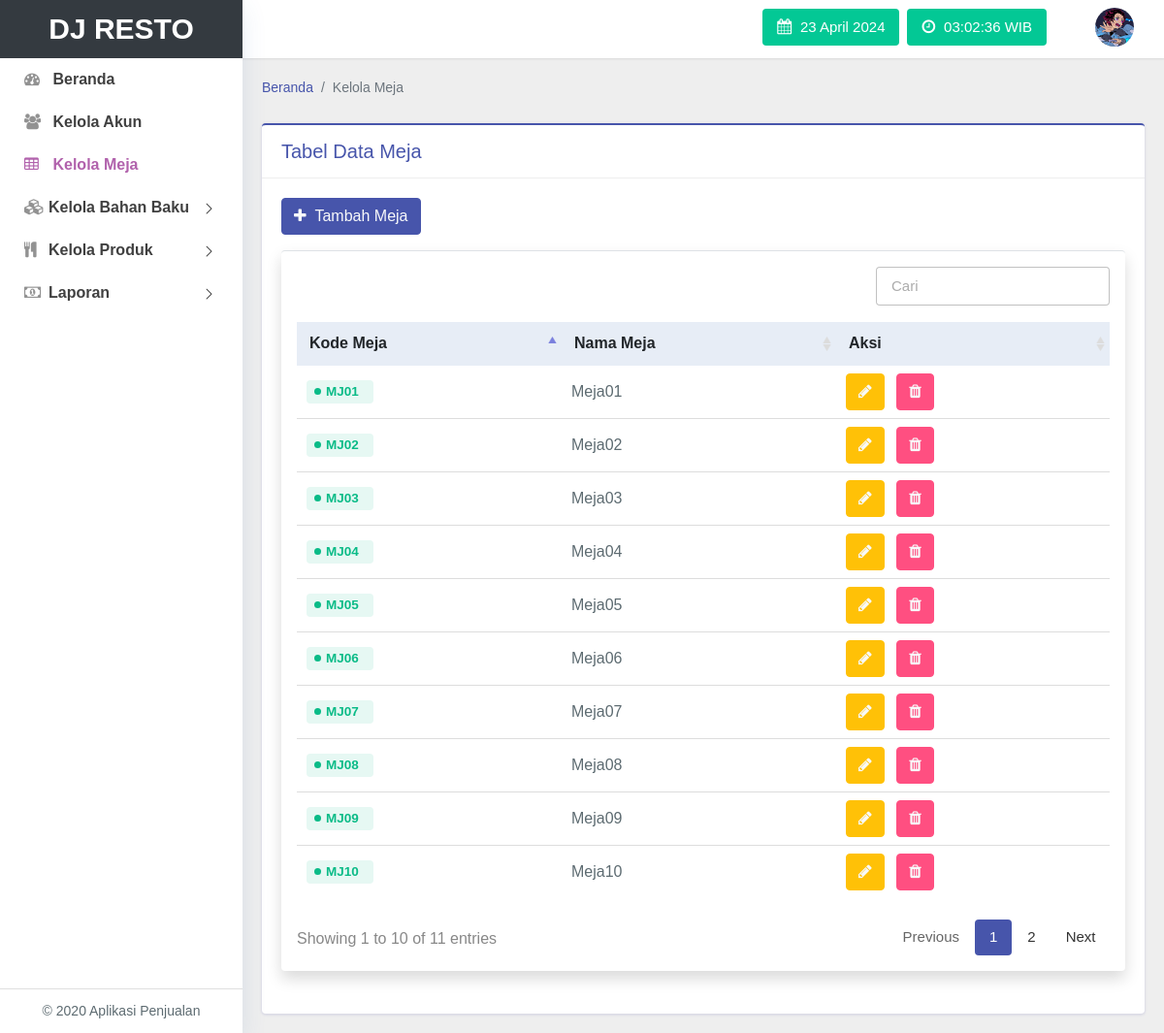
/data_meja.php (signed in), run on the app's committed database.
### tables this page shows
CREATE TABLE `t_user` (
  `kd_user` smallint(2) NOT NULL,
  `no_ktp` varchar(16) DEFAULT NULL,
  `nama` varchar(50) DEFAULT NULL,
  `jk` varchar(10) DEFAULT NULL,
  `agama` varchar(10) DEFAULT NULL,
  `tempat_lahir` varchar(50) DEFAULT NULL,
  `tgl_lahir` date DEFAULT NULL,
  `alamat` text DEFAULT NULL,
  `no_hp` varchar(12) DEFAULT NULL,
  `email` varchar(50) DEFAULT NULL,
  `username` varchar(8) DEFAULT NULL,
  `password` varchar(255) DEFAULT NULL,
  `level` smallint(1) DEFAULT NULL,
  `file` varchar(255) DEFAULT 'defaultuser.png'
);

CREATE TABLE `t_meja` (
  `kd_meja` varchar(4) NOT NULL,
  `nama_meja` varchar(10) DEFAULT NULL,
  `status_meja` smallint(1) DEFAULT NULL,
  `kd_transaksi` varchar(6) DEFAULT NULL
);

### lib/lib.php (called while the page is built, shortened)
<?php
	function base_url() {
		return "http://localhost:8080/RM_DJResto";
	}
?>

### views/v_meja.php (the view, shortened to what this page needs)
<!DOCTYPE html>
<html lang="en">
<head>
	<link rel="stylesheet" type="text/css" href="<?php echo base_url()?>/media/css/style-liberty.css">
	<link rel="stylesheet" type="text/css" href="<?php echo base_url()?>/media/sweetalert2-9.10.12/dist/sweetalert2.css">
	<link rel="stylesheet" type="text/css" href="<?php echo base_url()?>/media/css/font-google.css">
</head>
<body>
	<section>
		<div class="sidebar-menu sticky-sidebar-menu">
			<div class="logo">
				<h1><a href="index.php">DJ Resto</a></h1>
			</div>
			<div class="sidebar-menu-inner">
				<ul class="nav nav-pills nav-stacked custom-nav">
					<li><a href="index.php"><i class="fa fa-tachometer"></i><span> Beranda</span></a></li>
					<li><a href="data_akun.php"><i class="fa fa-users"></i> <span>Kelola Akun</span></a></li>
					<li class="active"><a href="data_meja.php"><i class="fa fa-table"></i> <span>Kelola Meja</span></a></li>
					<li class="menu-list">
						<a href="#"><i class="fa fa-cubes"></i><span>Kelola Bahan Baku <i class="lnr lnr-chevron-right"></i></span></a>
					</li>
					<li class="menu-list">
						<a href="#"><i class="fa fa-cutlery"></i><span>Kelola Produk <i class="lnr lnr-chevron-right"></i></span></a>
					</li>
					<li class="menu-list">
						<a href="#"><i class="fa fa-money"></i><span>Laporan <i class="lnr lnr-chevron-right"></i></span></a>
					</li>
				</ul>
				<div class="footer-enhanced text-center">
					<p>© 2020 Aplikasi Penjualan</p>
				</div>
			</div>
		</div>
		<div class="header sticky-header">
			<div class="menu-right">
				<div class="navbar user-panel-top">
					<div class="clock-logo">
						<i class="fa fa-calendar"></i>&nbsp;
						<span>
							<?php
								function tgl_indo($tanggal) {
									$bulan = array(
										1 => 'Januari', 'Februari', 'Maret', 'April', 'Mei', 'Juni', 'Juli', 'Agustus', 'September', 'Oktober', 'November', 'Desember'
									);
									$pecahkan = explode('-', $tanggal);
									return $pecahkan[2] . ' ' . $bulan[(int)$pecahkan[1]] . ' ' . $pecahkan[0];
								}
								echo tgl_indo(date('Y-m-d'));
							?>
						</span>
					</div>
					<div class="clock-logo ml-2">
						<i class="fa fa-clock-o"></i>&nbsp;
						<span class="jam"></span><span> WIB</span>
					</div>
					<div class="user-dropdown-details d-flex">
						<div class="profile_details">
							<ul>
								<li class="dropdown profile_details_drop">
									<?php $user = mysqli_fetch_object($data1); ?>
									<a href="#" class="dropdown-toggle" data-toggle="dropdown" id="dropdownMenu1" aria-haspopup="true" aria-expanded="false">
										<div class="profile_img">
											<img src="<?php echo base_url()?>/media/img/<?php echo $user->file?>" class="rounded-circle" alt="">
										</div>
									</a>
								</li>
							</ul>
						</div>
					</div>
				</div>
			</div>
		</div>
		<div class="main-content">
			<div class="container-fluid content-top-gap">
				<nav aria-label="breadcrumb">
					<ol class="breadcrumb my-breadcrumb">
						<li class="breadcrumb-item"><a href="index.php">Beranda</a></li>
						<li class="breadcrumb-item active" aria-current="page">Kelola Meja</li>
					</ol>
				</nav>
				<div class="accordions pt-3">
					<div class="row">
						<div class="col-lg-12">
							<div class="card card_border border-primary-top">
								<div class="card-header chart-grid__header">
									Tabel Data Meja
								</div>
								<div class="card-body">
									<a href="tambah_meja.php" class="btn btn-primary text-light mb-3"><i class="fa fa-plus"></i>&nbsp;&nbsp;Tambah Meja</a>
									<div class="card card_border border-top shadow p-3 mb-4">
										<div class="table-responsive">
											<table id="table_dataMeja" class="display" style="width: 100%;">
												<thead>
													<tr>
														<th>Kode Meja</th>
														<th>Nama Meja</th>
														<th>Aksi</th>
													</tr>
												</thead>
												<tbody>
													<?php while($meja = mysqli_fetch_object($data2)) { ?>
														<tr>
															<td><span class="badge badge-success"><?php echo $meja->kd_meja?></span></td>
															<td><?php echo $meja->nama_meja?></td>
															<td>
																<a href="ubah_meja.php?kd_meja=<?php echo $meja->kd_meja?>" class="btn btn-warning text-light mr-2"><i class="fa fa-pencil"></i></a>
																<a href="hapus_meja.php?kd_meja=<?php echo $meja->kd_meja?>" class="btn btn-danger text-light btnHapus" data-nama="<?php echo $meja->nama_meja?>"><i class="fa fa-trash"></i></a>
															</td>
														</tr>
													<?php } ?>
												</tbody>
											</table>
										</div>
									</div>
								</div>
							</div>
						</div>
					</div>
				</div>
			</div>
		</div>
	</section>
</body>
</html>

### data on the page
t_user: file (picture)
t_meja: kd_meja "MJ01", nama_meja "Meja01"
t_meja: kd_meja "MJ02", nama_meja "Meja02"
t_meja: kd_meja "MJ03", nama_meja "Meja03"
t_meja: kd_meja "MJ04", nama_meja "Meja04"
t_meja: kd_meja "MJ05", nama_meja "Meja05"
t_meja: kd_meja "MJ06", nama_meja "Meja06"
t_meja: kd_meja "MJ07", nama_meja "Meja07"
t_meja: kd_meja "MJ08", nama_meja "Meja08"
t_meja: kd_meja "MJ09", nama_meja "Meja09"
t_meja: kd_meja "MJ10", nama_meja "Meja10"
